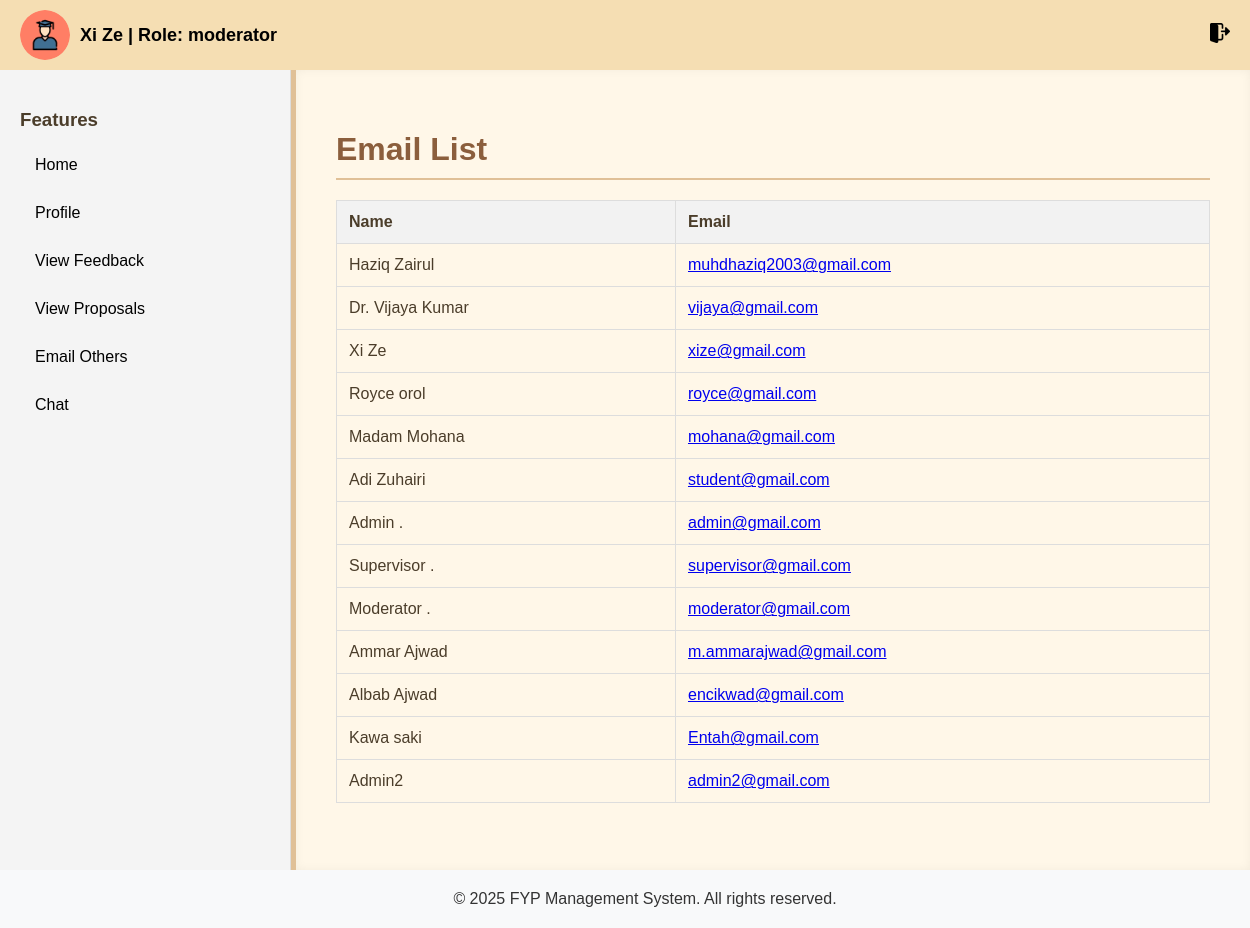
Page /email.php (signed in) on the earlier database version.
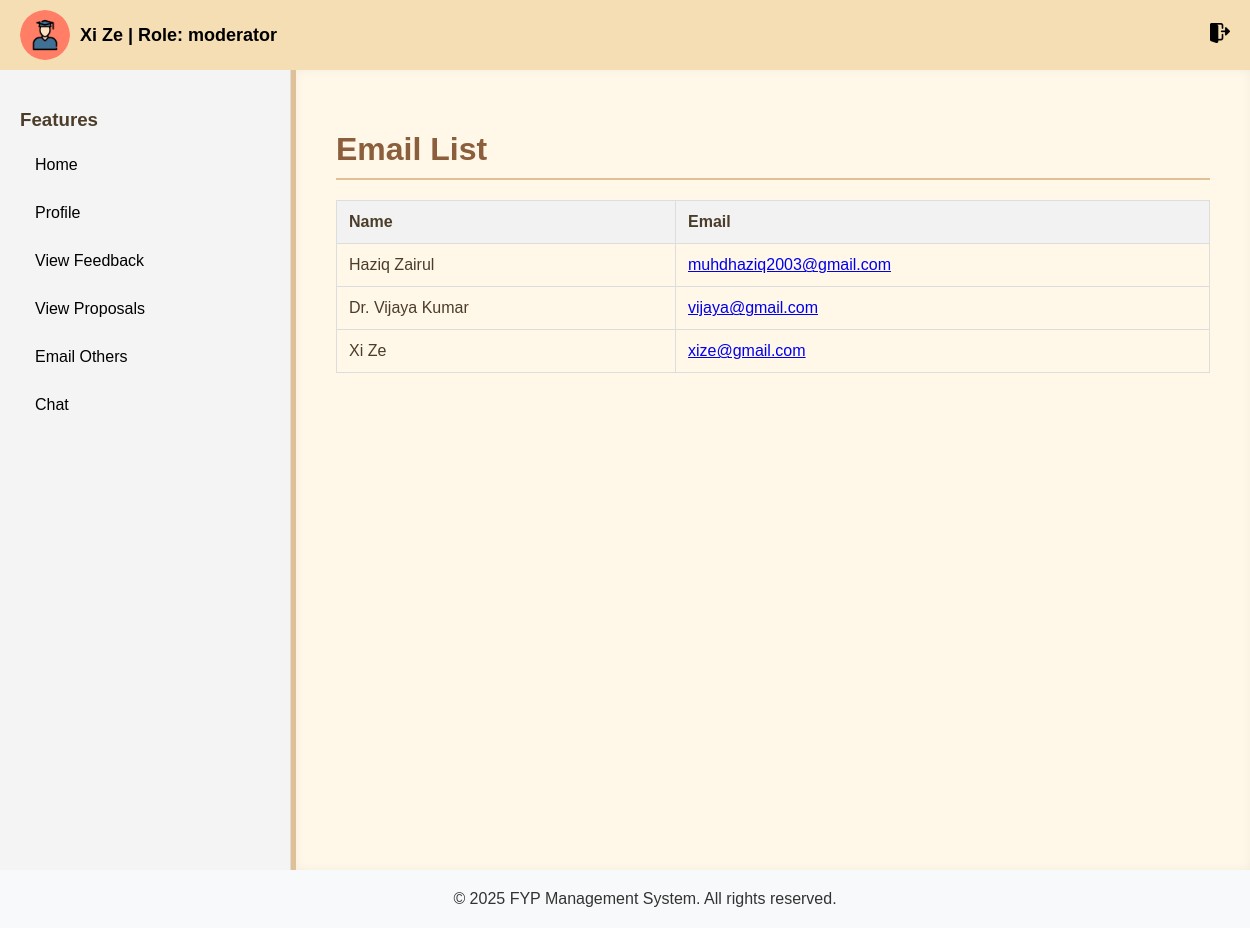
Same page on the later database version.
### tables this page shows
CREATE TABLE IF NOT EXISTS `users` (
  `id` int(11) NOT NULL,
  `first_name` varchar(255) NOT NULL,
  `last_name` varchar(255) NOT NULL,
  `email` varchar(255) NOT NULL,
  `student_id` varchar(255) NOT NULL,
  `password` varchar(255) NOT NULL,
  `role` enum('student','moderator','admin','supervisor') NOT NULL DEFAULT 'student',
  `created_at` timestamp NOT NULL DEFAULT current_timestamp(),
  `status` enum('active','suspended') DEFAULT 'active'
);

### email.php (the view, shortened to what this page needs)
<?php
include 'db_connection.php';
$query = "SELECT email, first_name, last_name FROM users";
$result = $conn->query($query);
$users = $result->fetch_all(MYSQLI_ASSOC);
?>
<!DOCTYPE html>
<html lang="en">
<head>
    <link rel="stylesheet" href="css/dashboard.css">
    <link rel="stylesheet" href="css/header.css">
</head>
<body>
    <?php include 'includes/header.php'; ?>
    <div class="dashboard-container">
        <?php include 'includes/sidebar.php'; ?>
        <div class="dashboard-main">
            <h1>Email List</h1>
            <?php if (!empty($users)): ?>
                <table>
                    <thead>
                        <tr>
                            <th>Name</th>
                            <th>Email</th>
                        </tr>
                    </thead>
                    <tbody>
                        <?php foreach ($users as $user): ?>
                            <tr>
                                <td><?= htmlspecialchars($user['first_name'] . ' ' . $user['last_name']); ?></td>
                                <td>
                                    <a href="https://mail.google.com/mail/?view=cm&fs=1&to=<?= urlencode($user['email']); ?>" target="_blank">
                                        <?= htmlspecialchars($user['email']); ?>
                                    </a>
                                </td>
                            </tr>
                        <?php endforeach; ?>
                    </tbody>
                </table>
            <?php else: ?>
                <p>No users found.</p>
            <?php endif; ?>
        </div>
    </div>
    <?php include 'includes/footer.php'; ?>
</body>
</html>

Differences in the rows shown:
removed users: first_name+last_name "Royce orol", email "royce@gmail.com"
removed users: first_name+last_name "Madam Mohana", email "mohana@gmail.com"
removed users: first_name+last_name "Adi Zuhairi", email "student@gmail.com"
removed users: first_name+last_name "Admin .", email "admin@gmail.com"
removed users: first_name+last_name "Supervisor .", email "supervisor@gmail.com"
removed users: first_name+last_name "Moderator .", email "moderator@gmail.com"
removed users: first_name+last_name "Ammar Ajwad", email "m.ammarajwad@gmail.com"
removed users: first_name+last_name "Albab Ajwad", email "encikwad@gmail.com"
removed users: first_name+last_name "Kawa saki", email "Entah@gmail.com"
removed users: first_name+last_name "Admin2", email "admin2@gmail.com"
